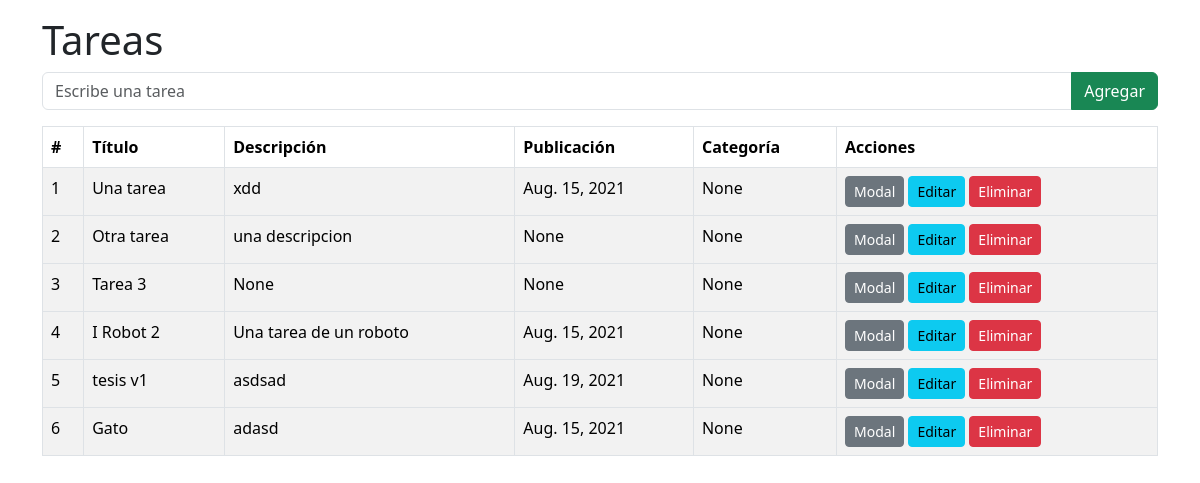
The page /tasks/ on the database as committed earlier.
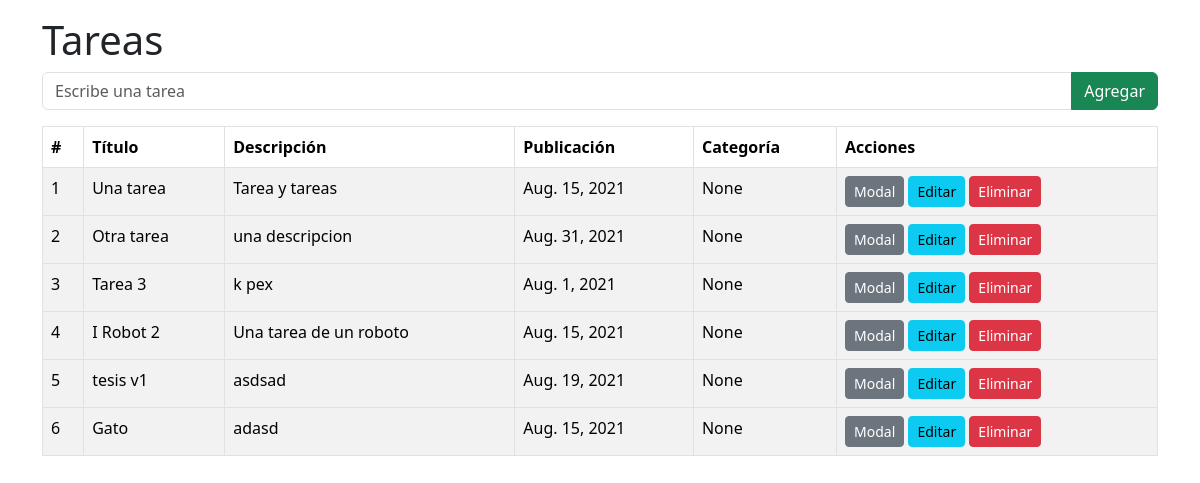
The same page on the database as committed later.
### core/models.py (models this page shows, shortened)
class Task(models.Model):
    title = models.CharField(max_length=100)
    description = models.TextField(null=True, blank=True)
    due_date = models.DateField(null=True, blank=True)
    finished = models.BooleanField(null=True)
    attachments = models.ImageField(null=True, upload_to="attachments", blank=True)
    category = models.ForeignKey(Category, on_delete=CASCADE, null=True)

### core/views.py (the view, shortened to what this page needs)
# urls.py: path('tasks/', TasksView.as_view()),
class TasksView(View):
    def get(self, request):
        tasks = Task.objects.all()
        context = {
            "tasks": tasks,
        }
        return render(request, "task.html", context)

### core/templates/task.html (shortened to what this page needs)
{% extends "index.html" %} {% block content %}
<h1 class="mt-3">Tareas</h1>
<form action="/tasks/" method="POST">
  <div class="input-group mb-3">
    <input name="title" class="form-control" placeholder="Escribe una tarea" />
    <button type="submit" class="btn btn-success">Agregar</button>
  </div>
</form>
<table class="table table-striped table-bordered">
  <thead>
    <tr>
      <th>#</th>
      <th>Título</th>
      <th>Descripción</th>
      <th>Publicación</th>
      <th>Categoría</th>
      <th>Acciones</th>
    </tr>
  </thead>
  {% for task in tasks %}
  <tbody>
    <tr>
      <td>{{task.id}}</td>
      <td>{{task.title}}</td>
      <td>{{task.description}}</td>
      <td>{{task.due_date}}</td>
      <td>{{task.category}}</td>
      <td>
        <button type="button" class="btn btn-secondary btn-sm" data-bs-toggle="modal" data-bs-target="#task_{{task.id}}">Modal</button>
        <a href="/task/{{task.id}}" class="btn btn-info btn-sm">Editar</a>
        <a href="/task/{{task.id}}" class="btn btn-danger btn-sm">Eliminar</a>
      </td>
    </tr>
  </tbody>
  {% endfor %}
</table>
{% endblock %}

### core/templates/index.html (shortened to what this page needs)
<!DOCTYPE html>
<html lang="en">
  <head>
    {% load bootstrap5 %}
    {% bootstrap_css %}
  </head>
  <body>
    <div class="container">
    {% block content %}
    {% endblock %}
    </div>
  </body>
</html>

Rows that differ between the two databases and show on the page:
changed Task "Una tarea": description "xdd" → "Tarea y tareas"
changed Task "Otra tarea": due_date "None" → "Aug. 31, 2021"
changed Task "Tarea 3": description "None" → "k pex"; due_date "None" → "Aug. 1, 2021"
